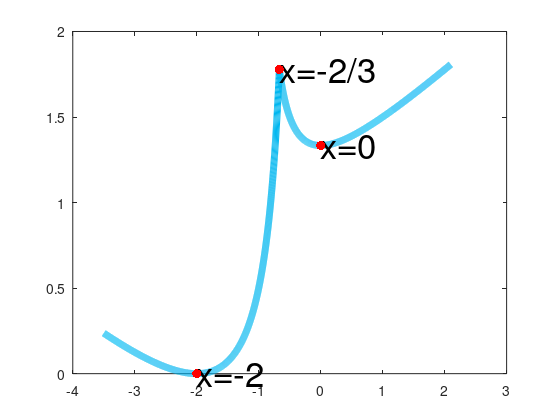
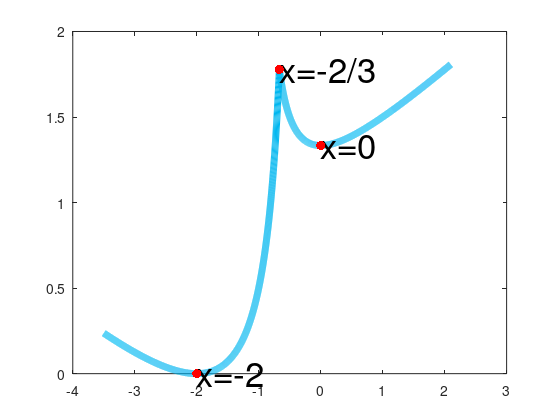

Here is the MATLAB script that generated these plots, in order:
function example_one_dim
clc;clear all;close all;


pcolor.red      = [255,66,14]/256;    pcolor.red2     = [255,113,31]/256;   pcolor.red3     = [236,42,45]/256;
pcolor.blue     = [0,149,201]/256;    pcolor.blue2    = [114,214,238]/256;  pcolor.blue3    = [0,183,240]/256;  pcolor.blue4    = [0,192,192]/256;   pcolor.blue5    = [65,146,228]/256;
pcolor.green    = [0,170,77]/256;     pcolor.green2   = [81,157,28]/256;    pcolor.green3   = [36,178,76]/256;  pcolor.green4   = [192,192,0]/256;   pcolor.green5   = [76,181,60]/256;
pcolor.purple   = [125,66,210] /256;   pcolor.purple2  =[143,76,178] /256;
pcolor.crimson  = [212,22,118]/256 ;   pcolor.crimson2 = [245,147,202]/256; pcolor.crimson3  = [192,52,148]/256;
pcolor.orange   = [254,181,89]/256;   pcolor.orange2  = [255,129,0]/256;    pcolor.orange3  = [219,130,1]/256;
pcolor.gray     = [128,128,127]/256;
pcolor.yellow   = [255,204,51]/256;   pcolor.yellow2  = [248,235,46]/256;
pcolor.pink     = [255,130,160]/256;
pcolor.black     = [30,30,30]/256;
pcolor.def      = [256,256,230]/256;


 
xs = [-3.5:0.001:2.1];
f = @(x)(x+2)^2 / (abs(3*x+2)+1);
for i=1:length(xs),
    fs(i) = f(xs(i));
end

plot(xs,fs,'LineWidth',5,'color',pcolor.blue3);hold on;

cri = [-2;-2/3;0];
plot(cri(1),f(cri(1)));hold on;
text(cri(1),f(cri(1)),'x=-2','FontSize',25); hold on;
plot(cri(1),f(cri(1)),'r.','MarkerSize',20); hold on;

plot(cri(2),f(cri(2)),'LineWidth',5);hold on;
text(cri(2),f(cri(2)),'x=-2/3','FontSize',25); hold on;
plot(cri(2),f(cri(2)),'r.','MarkerSize',20);hold on;

plot(cri(3),f(cri(3)),'LineWidth',5);hold on;
text(cri(3),f(cri(3)),'x=0','FontSize',25); hold on;
plot(cri(3),f(cri(3)),'r.','MarkerSize',20);hold on;


fprintf('\n');
set(gcf,'paperpositionmode','auto')
print(sprintf('%s.eps',mfilename),'-depsc2','-loose');
print(sprintf('%s.png',mfilename),'-dpng');

